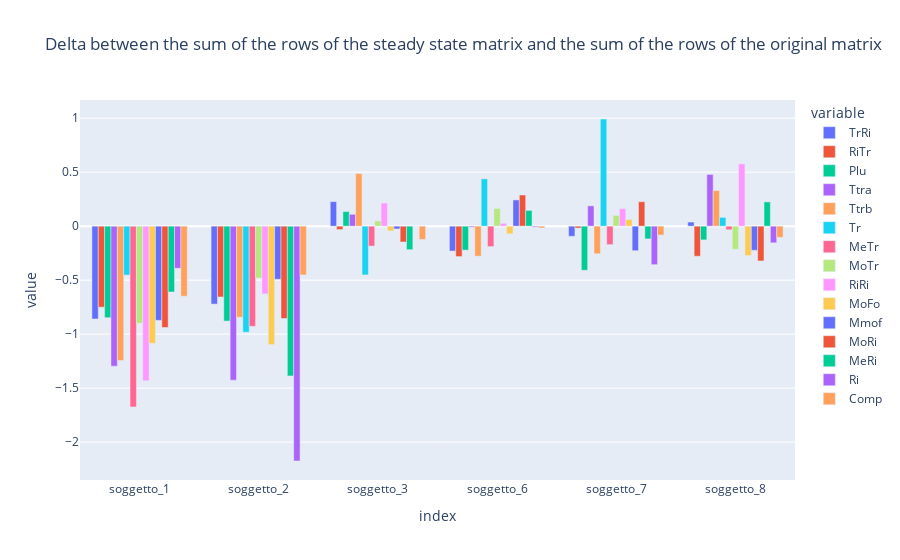

Here is the notebook cell this chart was saved with:
### Code cell
# plot df_steady_out_delta with barplot with plotly express
fig = px.bar(df_steady_delta.T, barmode='group', title="Delta between the sum of the rows of the steady state matrix and the sum of the rows of the original matrix")
fig.show()

### Figure 1 — Plotly figure (JSON) as saved in the notebook; plotly's stock layout.template omitted (floating-point values rounded to 4 significant figures)
{"data": [{"alignmentgroup": "True", "hovertemplate": "variable=TrRi<br>index=%{x}<br>value=%{y}<extra></extra>", "legendgroup": "TrRi", "marker": {"color": "#636efa", "pattern": {"shape": ""}}, "name": "TrRi", "offsetgroup": "TrRi", "orientation": "v", "showlegend": true, "textposition": "auto", "type": "bar", "x": ["soggetto_1", "soggetto_2", "soggetto_3", "soggetto_6", "soggetto_7", "soggetto_8"], "xaxis": "x", "y": [-0.8596, -0.7217, 0.2271, -0.2305, -0.09388, 0.03819], "yaxis": "y"}, {"alignmentgroup": "True", "hovertemplate": "variable=RiTr<br>index=%{x}<br>value=%{y}<extra></extra>", "legendgroup": "RiTr", "marker": {"color": "#EF553B", "pattern": {"shape": ""}}, "name": "RiTr", "offsetgroup": "RiTr", "orientation": "v", "showlegend": true, "textposition": "auto", "type": "bar", "x": ["soggetto_1", "soggetto_2", "soggetto_3", "soggetto_6", "soggetto_7", "soggetto_8"], "xaxis": "x", "y": [-0.7502, -0.6557, -0.03164, -0.2816, -0.01774, -0.2785], "yaxis": "y"}, {"alignmentgroup": "True", "hovertemplate": "variable=Plu<br>index=%{x}<br>value=%{y}<extra></extra>", "legendgroup": "Plu", "marker": {"color": "#00cc96", "pattern": {"shape": ""}}, "name": "Plu", "offsetgroup": "Plu", "orientation": "v", "showlegend": true, "textposition": "auto", "type": "bar", "x": ["soggetto_1", "soggetto_2", "soggetto_3", "soggetto_6", "soggetto_7", "soggetto_8"], "xaxis": "x", "y": [-0.8477, -0.8788, 0.1352, -0.2217, -0.4083, -0.1271], "yaxis": "y"}, {"alignmentgroup": "True", "hovertemplate": "variable=Ttra<br>index=%{x}<br>value=%{y}<extra></extra>", "legendgroup": "Ttra", "marker": {"color": "#ab63fa", "pattern": {"shape": ""}}, "name": "Ttra", "offsetgroup": "Ttra", "orientation": "v", "showlegend": true, "textposition": "auto", "type": "bar", "x": ["soggetto_1", "soggetto_2", "soggetto_3", "soggetto_6", "soggetto_7", "soggetto_8"], "xaxis": "x", "y": [-1.297, -1.426, 0.1099, -0.00948, 0.1882, 0.4789], "yaxis": "y"}, {"alignmentgroup": "True", "hovertemplate": "variable=Ttrb<br>index=%{x}<br>value=%{y}<extra></extra>", "legendgroup": "Ttrb", "marker": {"color": "#FFA15A", "pattern": {"shape": ""}}, "name": "Ttrb", "offsetgroup": "Ttrb", "orientation": "v", "showlegend": true, "textposition": "auto", "type": "bar", "x": ["soggetto_1", "soggetto_2", "soggetto_3", "soggetto_6", "soggetto_7", "soggetto_8"], "xaxis": "x", "y": [-1.244, -0.8433, 0.4875, -0.2778, -0.2557, 0.3298], "yaxis": "y"}, {"alignmentgroup": "True", "hovertemplate": "variable=Tr<br>index=%{x}<br>value=%{y}<extra></extra>", "legendgroup": "Tr", "marker": {"color": "#19d3f3", "pattern": {"shape": ""}}, "name": "Tr", "offsetgroup": "Tr", "orientation": "v", "showlegend": true, "textposition": "auto", "type": "bar", "x": ["soggetto_1", "soggetto_2", "soggetto_3", "soggetto_6", "soggetto_7", "soggetto_8"], "xaxis": "x", "y": [-0.4531, -0.9822, -0.4516, 0.4381, 0.9923, 0.0811], "yaxis": "y"}, {"alignmentgroup": "True", "hovertemplate": "variable=MeTr<br>index=%{x}<br>value=%{y}<extra></extra>", "legendgroup": "MeTr", "marker": {"color": "#FF6692", "pattern": {"shape": ""}}, "name": "MeTr", "offsetgroup": "MeTr", "orientation": "v", "showlegend": true, "textposition": "auto", "type": "bar", "x": ["soggetto_1", "soggetto_2", "soggetto_3", "soggetto_6", "soggetto_7", "soggetto_8"], "xaxis": "x", "y": [-1.674, -0.9281, -0.1843, -0.1892, -0.1711, -0.0333], "yaxis": "y"}, {"alignmentgroup": "True", "hovertemplate": "variable=MoTr<br>index=%{x}<br>value=%{y}<extra></extra>", "legendgroup": "MoTr", "marker": {"color": "#B6E880", "pattern": {"shape": ""}}, "name": "MoTr", "offsetgroup": "MoTr", "orientation": "v", "showlegend": true, "textposition": "auto", "type": "bar", "x": ["soggetto_1", "soggetto_2", "soggetto_3", "soggetto_6", "soggetto_7", "soggetto_8"], "xaxis": "x", "y": [-0.8987, -0.4802, 0.04871, 0.1646, 0.09975, -0.214], "yaxis": "y"}, {"alignmentgroup": "True", "hovertemplate": "variable=RiRi<br>index=%{x}<br>value=%{y}<extra></extra>", "legendgroup": "RiRi", "marker": {"color": "#FF97FF", "pattern": {"shape": ""}}, "name": "RiRi", "offsetgroup": "RiRi", "orientation": "v", "showlegend": true, "textposition": "auto", "type": "bar", "x": ["soggetto_1", "soggetto_2", "soggetto_3", "soggetto_6", "soggetto_7", "soggetto_8"], "xaxis": "x", "y": [-1.432, -0.6273, 0.2142, 0.02651, 0.1622, 0.5765], "yaxis": "y"}, {"alignmentgroup": "True", "hovertemplate": "variable=MoFo<br>index=%{x}<br>value=%{y}<extra></extra>", "legendgroup": "MoFo", "marker": {"color": "#FECB52", "pattern": {"shape": ""}}, "name": "MoFo", "offsetgroup": "MoFo", "orientation": "v", "showlegend": true, "textposition": "auto", "type": "bar", "x": ["soggetto_1", "soggetto_2", "soggetto_3", "soggetto_6", "soggetto_7", "soggetto_8"], "xaxis": "x", "y": [-1.085, -1.097, -0.04388, -0.07094, 0.06177, -0.2723], "yaxis": "y"}, {"alignmentgroup": "True", "hovertemplate": "variable=Mmof<br>index=%{x}<br>value=%{y}<extra></extra>", "legendgroup": "Mmof", "marker": {"color": "#636efa", "pattern": {"shape": ""}}, "name": "Mmof", "offsetgroup": "Mmof", "orientation": "v", "showlegend": true, "textposition": "auto", "type": "bar", "x": ["soggetto_1", "soggetto_2", "soggetto_3", "soggetto_6", "soggetto_7", "soggetto_8"], "xaxis": "x", "y": [-0.8722, -0.4921, -0.02596, 0.2431, -0.2272, -0.2236], "yaxis": "y"}, {"alignmentgroup": "True", "hovertemplate": "variable=MoRi<br>index=%{x}<br>value=%{y}<extra></extra>", "legendgroup": "MoRi", "marker": {"color": "#EF553B", "pattern": {"shape": ""}}, "name": "MoRi", "offsetgroup": "MoRi", "orientation": "v", "showlegend": true, "textposition": "auto", "type": "bar", "x": ["soggetto_1", "soggetto_2", "soggetto_3", "soggetto_6", "soggetto_7", "soggetto_8"], "xaxis": "x", "y": [-0.9384, -0.8548, -0.1465, 0.2886, 0.2265, -0.3222], "yaxis": "y"}, {"alignmentgroup": "True", "hovertemplate": "variable=MeRi<br>index=%{x}<br>value=%{y}<extra></extra>", "legendgroup": "MeRi", "marker": {"color": "#00cc96", "pattern": {"shape": ""}}, "name": "MeRi", "offsetgroup": "MeRi", "orientation": "v", "showlegend": true, "textposition": "auto", "type": "bar", "x": ["soggetto_1", "soggetto_2", "soggetto_3", "soggetto_6", "soggetto_7", "soggetto_8"], "xaxis": "x", "y": [-0.6096, -1.387, -0.2176, 0.1457, -0.1179, 0.2245], "yaxis": "y"}, {"alignmentgroup": "True", "hovertemplate": "variable=Ri<br>index=%{x}<br>value=%{y}<extra></extra>", "legendgroup": "Ri", "marker": {"color": "#ab63fa", "pattern": {"shape": ""}}, "name": "Ri", "offsetgroup": "Ri", "orientation": "v", "showlegend": true, "textposition": "auto", "type": "bar", "x": ["soggetto_1", "soggetto_2", "soggetto_3", "soggetto_6", "soggetto_7", "soggetto_8"], "xaxis": "x", "y": [-0.3904, -2.174, 0.001502, -0.008826, -0.3564, -0.1544], "yaxis": "y"}, {"alignmentgroup": "True", "hovertemplate": "variable=Comp<br>index=%{x}<br>value=%{y}<extra></extra>", "legendgroup": "Comp", "marker": {"color": "#FFA15A", "pattern": {"shape": ""}}, "name": "Comp", "offsetgroup": "Comp", "orientation": "v", "showlegend": true, "textposition": "auto", "type": "bar", "x": ["soggetto_1", "soggetto_2", "soggetto_3", "soggetto_6", "soggetto_7", "soggetto_8"], "xaxis": "x", "y": [-0.6485, -0.4518, -0.1227, -0.01651, -0.0825, -0.1037], "yaxis": "y"}], "layout": {"barmode": "group", "legend": {"title": {"text": "variable"}, "tracegroupgap": 0}, "title": {"text": "Delta between the sum of the rows of the steady state matrix and the sum of the rows of the original matrix"}, "xaxis": {"anchor": "y", "domain": [0, 1], "title": {"text": "index"}}, "yaxis": {"anchor": "x", "domain": [0, 1], "title": {"text": "value"}}}}
